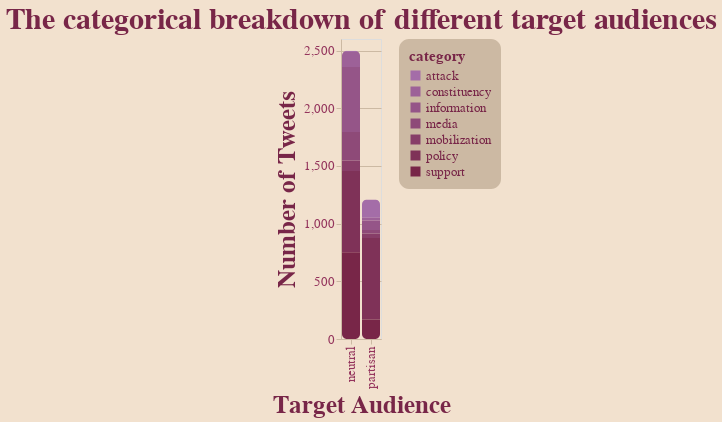

The cell this chart's notebook holds for it:
### Code cell
unequal = chart.mark_bar().encode (
    alt.X( "bias-trun", title="Target Audience" ),
    alt.Y( "value", title="Number of Tweets" ),
    alt.Color( "category")
).properties(
    title="The categorical breakdown of different target audiences"
)


apply_all(unequal, pallet)

### Figure 1 — Vega-Lite specification as saved in the notebook (floating-point values rounded to 4 significant figures)
{"config": {"view": {"continuousWidth": 400, "continuousHeight": 300}, "axis": {"domainColor": "#CCB9A3", "gridColor": "#CCB9A3", "labelColor": "#94345C", "labelFontSize": 13, "tickColor": "#CCB9A3", "titleColor": "#782648", "titleFontSize": 25}, "background": "#F2E1CE", "bar": {"cornerRadius": 5}, "font": "DINCondensed-Bold", "legend": {"cornerRadius": 10, "fillColor": "#CCB9A3", "labelColor": "#782648", "labelFontSize": 13, "padding": 10, "titleColor": "#782648", "titleFontSize": 15}, "range": {"category": ["#A46DA8", "#9D6198", "#955588", "#8E4A78", "#873E68", "#7F3258", "#782648"]}, "title": {"color": "#782648", "fontSize": 30}}, "data": {"name": "data-b18f56463b49e574ace535444f5bfcab"}, "mark": "bar", "encoding": {"color": {"field": "category", "type": "nominal"}, "x": {"field": "bias-trun", "title": "Target Audience", "type": "nominal"}, "y": {"field": "value", "title": "Number of Tweets", "type": "quantitative"}}, "title": "The categorical breakdown of different target audiences", "$schema": "https://vega.github.io/schema/vega-lite/v4.17.0.json", "datasets": {"data-b18f56463b49e574ace535444f5bfcab": [{"bias-trun": "partisan", "category": "policy", "value": 706, "perc": 58.35, "invert": 0.001416, "invert-perc": 1.105, "Unnamed: 6": null, "Unnamed: 7": null, "Unnamed: 8": null, "Unnamed: 9": null}, {"bias-trun": "partisan", "category": "attack", "value": 160, "perc": 13.22, "invert": 0.00625, "invert-perc": 4.875, "Unnamed: 6": null, "Unnamed: 7": null, "Unnamed: 8": null, "Unnamed: 9": null}, {"bias-trun": "partisan", "category": "information", "value": 82, "perc": 6.777, "invert": 0.0122, "invert-perc": 9.513, "Unnamed: 6": null, "Unnamed: 7": null, "Unnamed: 8": "total=", "Unnamed: 9": 5000.0}, {"bias-trun": "partisan", "category": "mobilization", "value": 39, "perc": 3.223, "invert": 0.02564, "invert-perc": 20.0, "Unnamed: 6": null, "Unnamed: 7": null, "Unnamed: 8": "partisan total=", "Unnamed: 9": 1210.0}, {"bias-trun": "partisan", "category": "support", "value": 170, "perc": 14.05, "invert": 0.005882, "invert-perc": 4.589, "Unnamed: 6": null, "Unnamed: 7": null, "Unnamed: 8": "neutral total=", "Unnamed: 9": 2499.0}, {"bias-trun": "partisan", "category": "constituency", "value": 23, "perc": 1.901, "invert": 0.04348, "invert-perc": 33.92, "Unnamed: 6": null, "Unnamed: 7": null, "Unnamed: 8": null, "Unnamed: 9": null}, {"bias-trun": "partisan", "category": "media", "value": 30, "perc": 2.479, "invert": 0.03333, "invert-perc": 26.0, "Unnamed: 6": null, "Unnamed: 7": null, "Unnamed: 8": "total-inv", "Unnamed: 9": 0.239}, {"bias-trun": "neutral", "category": "policy", "value": 705, "perc": 28.21, "invert": 0.001418, "invert-perc": 1.281, "Unnamed: 6": null, "Unnamed: 7": null, "Unnamed: 8": "partisan inv", "Unnamed: 9": 0.1282}, {"bias-trun": "neutral", "category": "attack", "value": 12, "perc": 0.4802, "invert": 0.08333, "invert-perc": 75.23, "Unnamed: 6": null, "Unnamed: 7": null, "Unnamed: 8": "neutral inv", "Unnamed: 9": 0.1108}, {"bias-trun": "neutral", "category": "information", "value": 565, "perc": 22.61, "invert": 0.00177, "invert-perc": 1.598, "Unnamed: 6": null, "Unnamed: 7": null, "Unnamed: 8": null, "Unnamed: 9": null}, {"bias-trun": "neutral", "category": "mobilization", "value": 90, "perc": 3.601, "invert": 0.01111, "invert-perc": 10.03, "Unnamed: 6": null, "Unnamed: 7": null, "Unnamed: 8": null, "Unnamed: 9": null}, {"bias-trun": "neutral", "category": "support", "value": 751, "perc": 30.05, "invert": 0.001332, "invert-perc": 1.202, "Unnamed: 6": null, "Unnamed: 7": null, "Unnamed: 8": null, "Unnamed: 9": null}, {"bias-trun": "neutral", "category": "constituency", "value": 129, "perc": 5.162, "invert": 0.007752, "invert-perc": 6.999, "Unnamed: 6": null, "Unnamed: 7": null, "Unnamed: 8": null, "Unnamed: 9": null}, {"bias-trun": "neutral", "category": "media", "value": 247, "perc": 9.884, "invert": 0.004049, "invert-perc": 3.655, "Unnamed: 6": null, "Unnamed: 7": null, "Unnamed: 8": null, "Unnamed: 9": null}]}}
